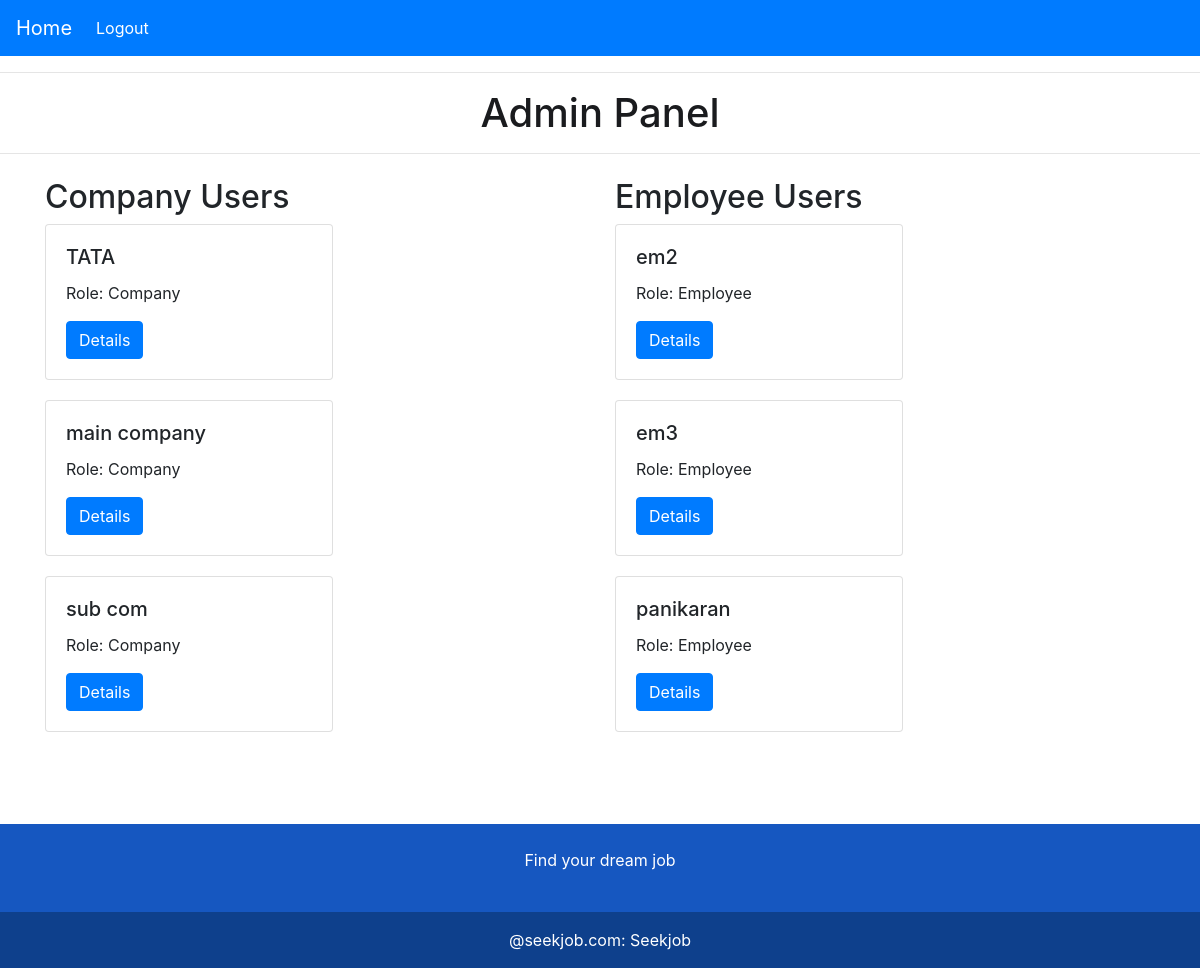
Page /admin_panel/ on the committed database.
### main_app/models.py (models this page shows, shortened)
class CustomUser(AbstractBaseUser,PermissionsMixin):
    username=models.CharField(max_length=100,unique=True)
    email=models.EmailField(blank=True,null=True)
    is_active=models.BooleanField(default=True,verbose_name='active')
    is_staff=models.BooleanField(default=False)
    role=models.IntegerField(choices=ROLE_CHOICE,null=True)
    created_at=models.DateTimeField(auto_now_add=True)
    updated_at=models.DateTimeField(auto_now=True)
    is_approved = models.BooleanField(default=False)
    USERNAME_FIELD='username'
    REQUIRED_FIELDS=[]
    objects=CustomUserManager()

### main_app/views.py (the view)
# urls.py: path('admin_panel/',views.admin_panel,name='admin_panel'),
def admin_panel(request):
    main = CustomUser.objects.all()
    context ={'main':main}
    return render(request,'admin_panel.html',context)
    return render(request,'admin_panel.html')

### main_app/templates/admin_panel.html
{% extends 'admin_base.html' %}
{% block content %}
<hr>
<h1 style="text-align: center; color: rgb(26, 27, 30);">Admin Panel</h1>
<hr>
<div class="container mt-4">
  <div class="row">
    <div class="col-md-6">
      <h2>Company Users</h2>
      {% for i in main %}
        {% if i.role == 2 and not i.is_approved %}
          <div class="card" style="width: 18rem; margin-bottom: 20px;">
            <div class="card-body">
              <h5 class="card-title">{{ i.username }}</h5>
              <p class="card-text">Role: {{ i.get_role_display }}</p>
              <a href="{% url 'ad_com' i.id %}" class="btn btn-primary">Details</a>
            </div>
          </div>
        {% endif %}
      {% endfor %}
      <br>
    </div>
    <div class="col-md-6">
      <h2>Employee Users</h2>
      {% for i in main %}
        {% if i.role == 3 and not i.is_approved %}
          <div class="card" style="width: 18rem; margin-bottom: 20px;">
            <div class="card-body">
              <h5 class="card-title">{{ i.username }}</h5>
              <p class="card-text">Role: {{ i.get_role_display }}</p>
              <a href="{% url 'ad_emp' i.id %}" class="btn btn-primary">Details</a>
            </div>
          </div>
        {% endif %}
      {% endfor %}
    </div>
  </div>
</div>
{% endblock content %}

### main_app/templates/admin_base.html (shortened to what this page needs)
<!DOCTYPE html>
<html lang="en">
<head>
    <link rel="stylesheet" href="https://cdn.jsdelivr.net/npm/bootstrap@4.0.0/dist/css/bootstrap.min.css">
</head>
<body>
    <nav class="navbar navbar-expand-lg navbar-dark bg-primary" style="position: sticky; top: 0; left: 0; width: 100%; z-index: 2;">
          <a class="navbar-brand" href="{% url 'admin_panel' %}">Home</a>
          <div class="collapse navbar-collapse" id="navbarSupportedContent">
            <ul class="navbar-nav mr-auto">
              <li class="nav-item active">
                <a class="nav-link" href="{% url 'logout' %}">Logout <span class="sr-only">(current)</span></a>
              </li>
          </div>
        </nav>
        {% block content %}
        {% endblock content %}
        <br><br>
        <section class="">
          <footer class="text-center text-white" style="background-color: #1657c0;">
            <div class="container p-4 pb-0">
              <section class="">
                <p class="d-flex justify-content-center align-items-center">
                  <span class="me-3">Find your dream job</span>
                </p>
              </section>
            </div>
            <div class="text-center p-3" style="background-color: rgba(13, 58, 125, 0.766);">
              @seekjob.com:
              <a class="text-white" href="#">Seekjob</a>
            </div>
          </footer>
        </section>
</body>
</html>

### rows in the picture
CustomUser: username "TATA", role "Company"
CustomUser: username "main company", role "Company"
CustomUser: username "sub com", role "Company"
CustomUser: username "em2", role "Employee"
CustomUser: username "em3", role "Employee"
CustomUser: username "panikaran", role "Employee"
